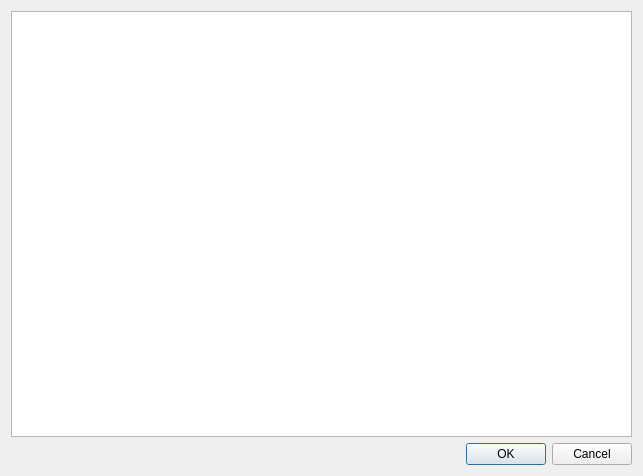
<ui version="4.0" >
 <class>Dialog</class>
 <widget class="QDialog" name="Dialog" >
  <property name="geometry" >
   <rect>
    <x>0</x>
    <y>0</y>
    <width>643</width>
    <height>476</height>
   </rect>
  </property>
  <property name="windowTitle" >
   <string>Dialog</string>
  </property>
  <layout class="QGridLayout" name="gridLayout" >
   <item row="0" column="0" >
    <widget class="QTextEdit" name="scrolled_notes" >
     <property name="readOnly" >
      <bool>true</bool>
     </property>
    </widget>
   </item>
   <item row="1" column="0" >
    <widget class="QDialogButtonBox" name="buttonBox" >
     <property name="orientation" >
      <enum>Qt::Horizontal</enum>
     </property>
     <property name="standardButtons" >
      <set>QDialogButtonBox::Cancel|QDialogButtonBox::Ok</set>
     </property>
    </widget>
   </item>
  </layout>
 </widget>
 <resources/>
 <connections>
  <connection>
   <sender>buttonBox</sender>
   <signal>accepted()</signal>
   <receiver>Dialog</receiver>
   <slot>accept()</slot>
   <hints>
    <hint type="sourcelabel" >
     <x>248</x>
     <y>254</y>
    </hint>
    <hint type="destinationlabel" >
     <x>157</x>
     <y>274</y>
    </hint>
   </hints>
  </connection>
  <connection>
   <sender>buttonBox</sender>
   <signal>rejected()</signal>
   <receiver>Dialog</receiver>
   <slot>reject()</slot>
   <hints>
    <hint type="sourcelabel" >
     <x>316</x>
     <y>260</y>
    </hint>
    <hint type="destinationlabel" >
     <x>286</x>
     <y>274</y>
    </hint>
   </hints>
  </connection>
 </connections>
</ui>
